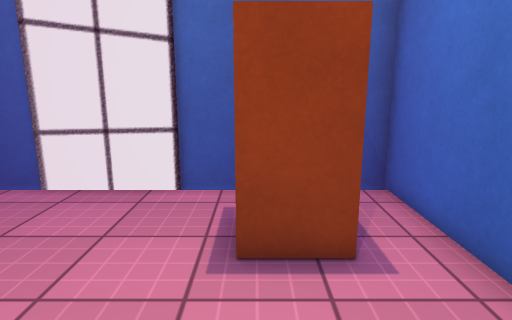
[1] (above)

12 first-person views from a walk through a 3-D level made in the Unity game engine. The camera is 1.4 m above the floor, tilts 12° down and sees 75° across. The floor is counted in squares, 0.5 m on a side. Each view is taken from the middle of a square. On the plan, view 1 faces up. The plan holds only what a view shows up to about 20 squares ahead; the rest is blank. The player is left out. Some surface patterns are stand-ins.

[2]
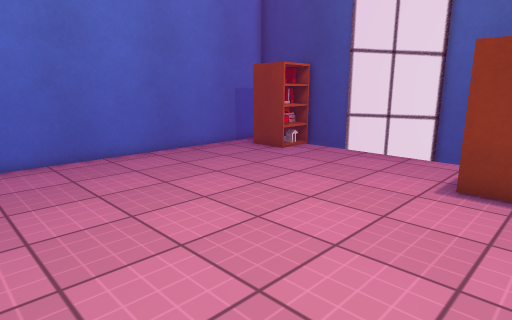

[3]
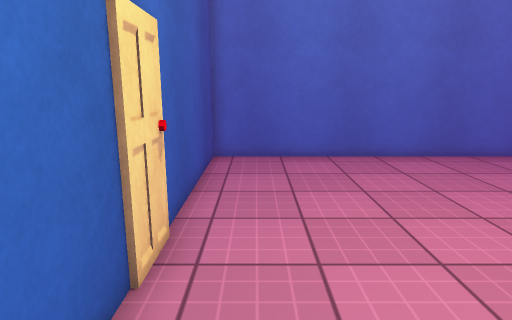

[4]
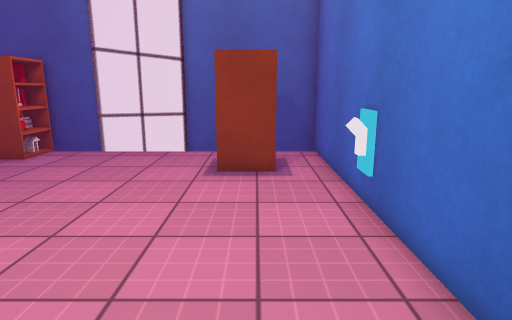

[5]
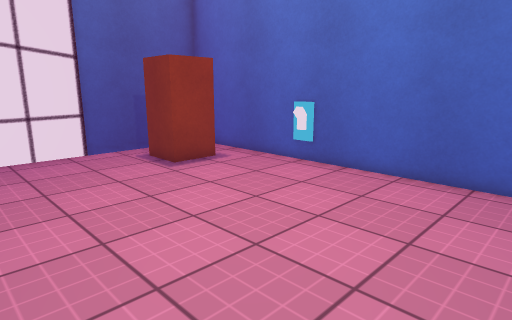

[6]
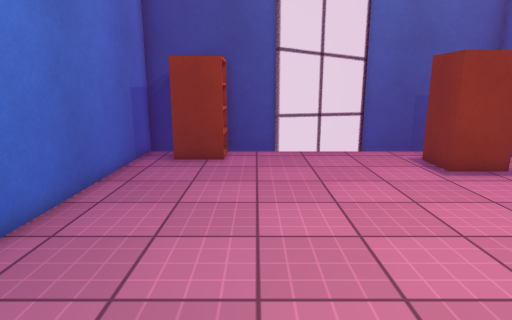

[7]
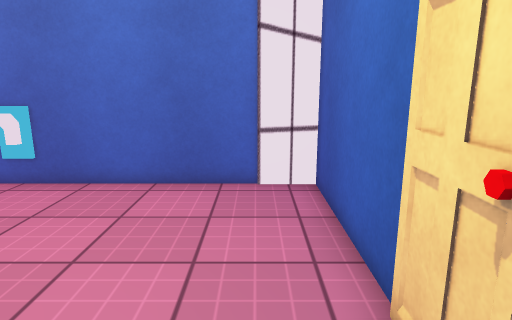

[8]
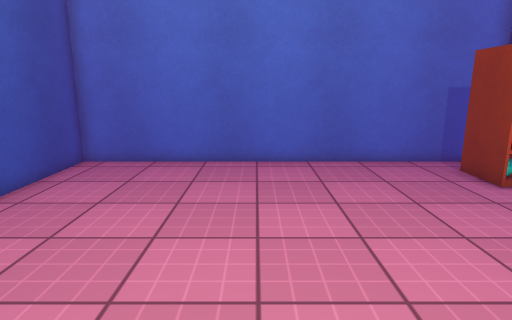

[9]
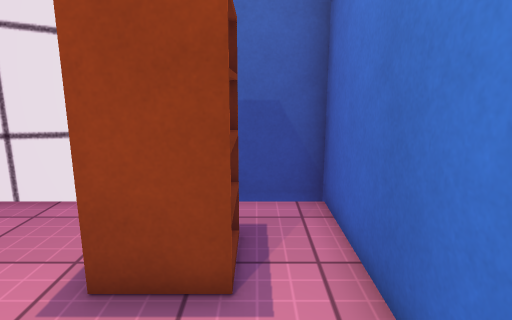

[10]
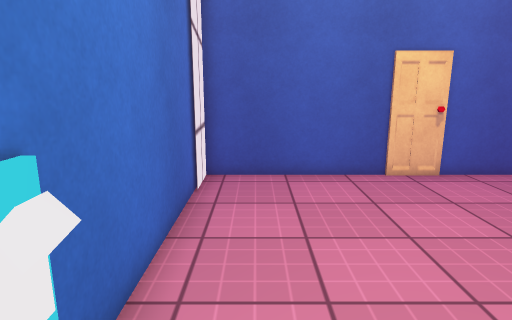

[11]
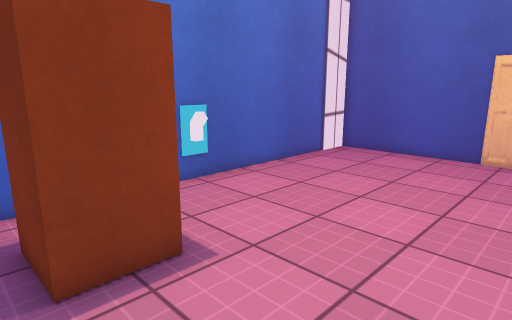

[12]
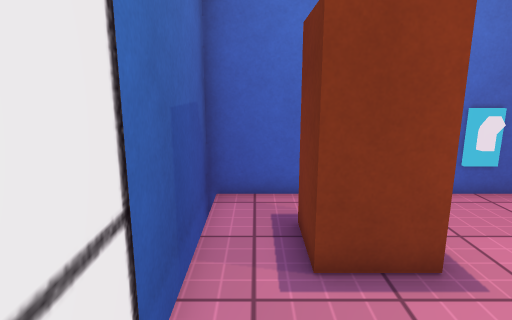

### Floor plan
Key: @ floor where view 1 was taken; # wall or solid block; . floor; O other object.
Columns run from 12 left of view 1 to 4 right of it. Each row starts with its distance up from view 1.
  9 ##OO#############
  8 #.OO#...........#
  7 #.###.......OO#.#
  6 #...........O #.#
  5 #...........OO#.#
  4 #...............#
  3 #...............#
  2 #...............#
  1 #...............#
  0 #...........@...#
 -1 #...............#
 -2 #...............#
 -3 #...............#
 -4 #...............#
 -5 #...............#
 -6 #...............#
 -7 #################

Positions as (right, up) in squares from view 1, and headings:
1: (0, 0), facing up
2: (2, -5), facing up-left
3: (2, -5), facing left
4: (1, -6), facing up
5: (-7, -6), facing up-right
6: (-7, -6), facing up
7: (-6, -5), facing right
8: (1, 0), facing left
9: (2, 1), facing up
10: (2, 4), facing down
11: (-5, 8), facing down-right
12: (-5, 8), facing right
